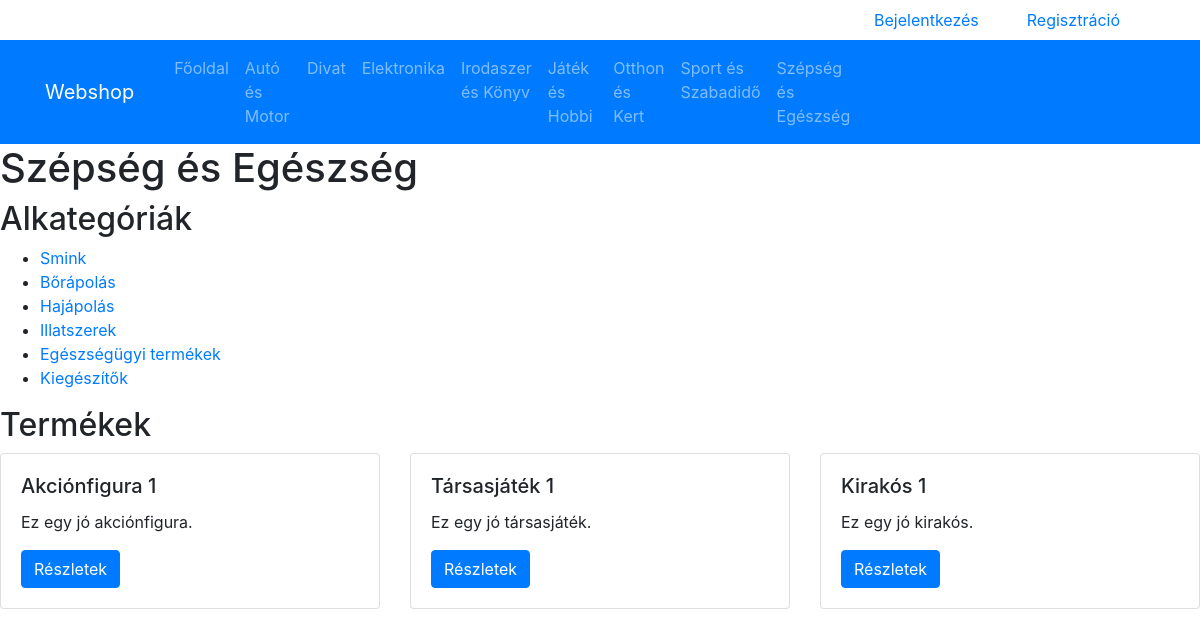
The app's page /category.php?category_id=6 with its own data.
### tables this page shows
CREATE TABLE categories (
  id INT AUTO_INCREMENT PRIMARY KEY,
  name VARCHAR(255) NOT NULL UNIQUE
);

CREATE TABLE subcategories (
  id INT AUTO_INCREMENT PRIMARY KEY,
  category_id INT,
  name VARCHAR(255) NOT NULL UNIQUE,
  FOREIGN KEY (category_id) REFERENCES categories(id)
);

CREATE TABLE products (
  id INT AUTO_INCREMENT PRIMARY KEY,
  name VARCHAR(255) NOT NULL,
  description TEXT,
  net_price DECIMAL(10,2) NOT NULL,
  gross_price DECIMAL(10,2) NOT NULL,
  stock INT NOT NULL,
  category_id INT,
  sale_price DECIMAL(10,2),
  sales_count INT DEFAULT 0,
  last_sale_date DATETIME,
  FOREIGN KEY (category_id) REFERENCES categories(id)
);

### public/category.php (the view, shortened to what this page needs)
<?php
require_once 'config.php';
$category_id = isset($_GET['category_id']) ? intval($_GET['category_id']) : 0;
$sql = "SELECT id, name FROM categories WHERE id = :category_id";
$stmt = $pdo->prepare($sql);
$stmt->bindParam(':category_id', $category_id, PDO::PARAM_INT);
$stmt->execute();
$category = $stmt->fetch();
$sql = "SELECT * FROM products WHERE category_id = :category_id";
$stmt = $pdo->prepare($sql);
$stmt->bindParam(':category_id', $category_id, PDO::PARAM_INT);
$stmt->execute();
$products = $stmt->fetchAll();
?>
<!DOCTYPE html>
<html lang="en">
<head>
  <?php include 'header.php'; ?>
</head>
<body>
  <h1><?php echo $category['name']; ?></h1>
  <?php if (count($subcategories) > 0): ?>
    <h2>Alkategóriák</h2>
    <ul>
      <?php foreach ($subcategories as $subcategory): ?>
        <li><a href="/category.php?subcategory_id=<?php echo $subcategory['id']; ?>"><?php echo $subcategory['name']; ?></a></li>
      <?php endforeach; ?>
    </ul>
  <?php endif; ?>
  <?php if (count($products) > 0): ?>
    <h2>Termékek</h2>
    <div class="row">
      <?php foreach ($products as $product): ?>
        <div class="col-md-4">
          <div class="card">
            <div class="card-body">
              <h5 class="card-title"><?php echo $product['name']; ?></h5>
              <p class="card-text"><?php echo $product['description']; ?></p>
              <a href="/product.php?product_id=<?php echo $product['id']; ?>" class="btn btn-primary">Részletek</a>
            </div>
          </div>
        </div>
      <?php endforeach; ?>
    </div>
  <?php endif; ?>
</body>
</html>

### public/header.php (shortened to what this page needs)
<?php
require_once 'config.php';
function getCategories($pdo) {
    $query = $pdo->query("SELECT * FROM categories");
    return $query->fetchAll(PDO::FETCH_ASSOC);
}
function getSubcategories($categoryId, $pdo) {
    $query = $pdo->prepare("SELECT * FROM subcategories WHERE category_id = :categoryId");
    $query->execute([':categoryId' => $categoryId]);
    return $query->fetchAll(PDO::FETCH_ASSOC);
}
$categories = getCategories($pdo);
?>
<!DOCTYPE html>
<html lang="hu">
<head>
    <link rel="stylesheet" href="https://maxcdn.bootstrapcdn.com/bootstrap/4.5.2/css/bootstrap.min.css">
    <link rel="stylesheet" href="css/style.css">
</head>
<body>
    <header>
    <div class="d-flex justify-content-end align-items-center">
        <?php if (!isset($_SESSION['user_id'])): ?>
            <a class="nav-link login-link" href="login.php">Bejelentkezés</a>
            <a class="nav-link register-link" href="register.php">Regisztráció</a>
        <?php endif; ?>
        <a class="nav-link cart-link" href="cart.php">
        </a>
    </div>
        <nav class="navbar navbar-expand-lg navbar-dark bg-primary">
            <div class="container">
                <a class="navbar-brand" href="#">Webshop</a>
                <div class="collapse navbar-collapse" id="navbarSupportedContent">
                    <ul class="navbar-nav mr-auto">
                        <li class="nav-item">
                            <a class="nav-link" href="#">Főoldal</a>
                        </li>
                        <?php foreach ($categories as $category): ?>
                            <li class="nav-item category-menu-item">
                                <a class="nav-link" href="#"><?= $category['name'] ?></a>
                                    <?php $subcategories = getSubcategories($category['id'], $pdo); ?>
                            </li>
                        <?php endforeach; ?>
                    </ul>
                    <div class="d-flex justify-content-end">
                    <?php if (!isset($_SESSION['user_id'])): ?>
                        <a class="nav-link" href="login.php">Bejelentkezés</a>
                        <a class="nav-link" href="register.php">Regisztráció</a>
                    <?php else: ?>
                        <a class="nav-link" href="profile.php"><?= $_SESSION['first_name'] ?></a>
                    <?php endif; ?>
                    <a class="nav-link" href="cart.php">
                    </a>
                </div>
            </div>
        </nav>
    </header>
</body>
</html>

### public/css/style.css (style rules this page uses)
.navbar-brand { margin-right: 2rem; }
.category-menu-item { position: relative; }
.login-link, .register-link, .profile-link, .cart-link { margin-right: 1rem; color: #007bff; text-decoration: none; }

### records on screen
categories: name "Autó és Motor"
categories: name "Divat"
categories: name "Elektronika"
categories: name "Irodaszer és Könyv"
categories: name "Játék és Hobbi"
categories: name "Otthon és Kert"
categories: name "Sport és Szabadidő"
categories: name "Szépség és Egészség"
subcategories: name "Smink"
subcategories: name "Bőrápolás"
subcategories: name "Hajápolás"
subcategories: name "Illatszerek"
subcategories: name "Egészségügyi termékek"
subcategories: name "Kiegészítők"
products: name "Akciónfigura 1", description "Ez egy jó akciónfigura."
products: name "Társasjáték 1", description "Ez egy jó társasjáték."
products: name "Kirakós 1", description "Ez egy jó kirakós."
